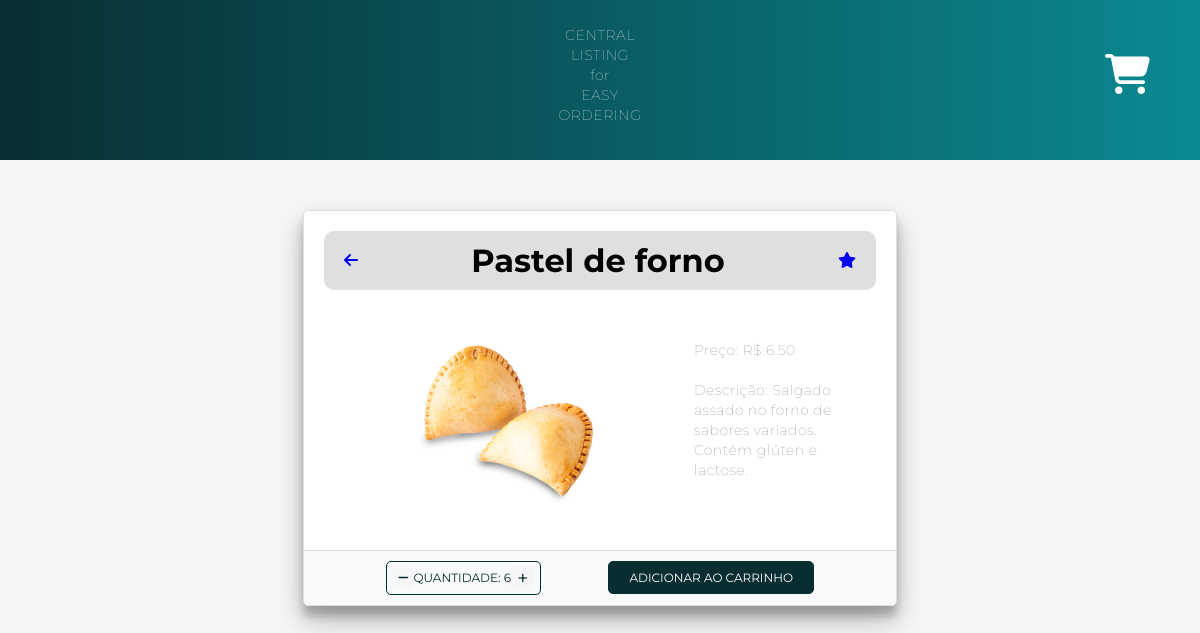
The app's page /product_detail/1/ (signed in), older data.
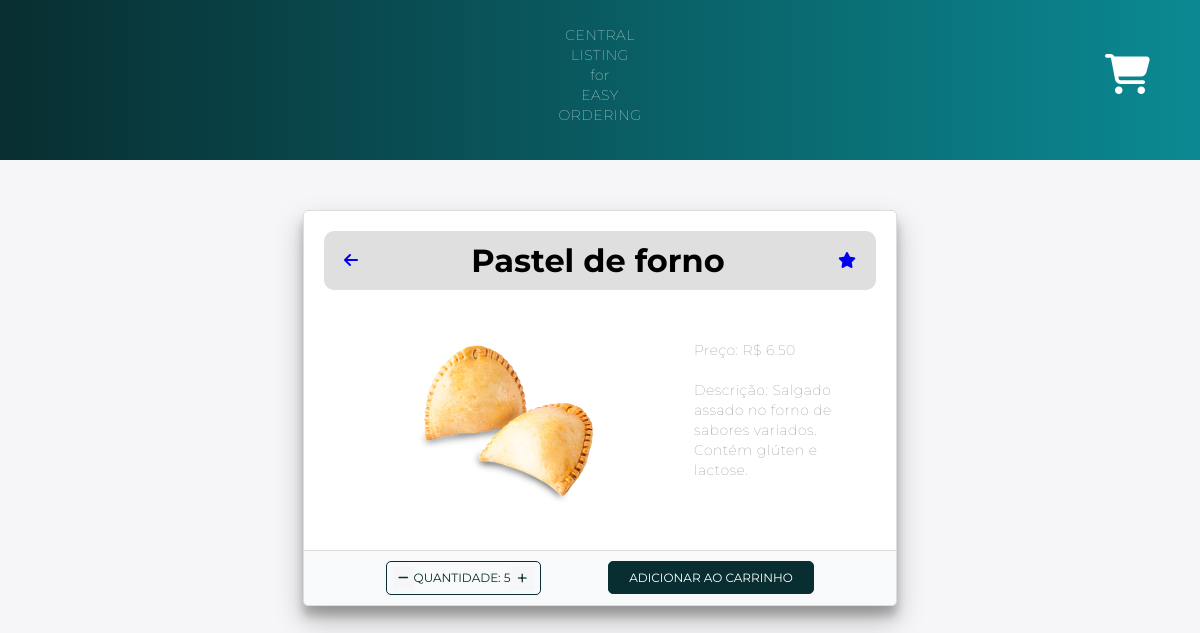
The same page, newer data.
### main/models.py (models this page shows)
class Cart(models.Model):
    user = models.ForeignKey(User, on_delete=models.CASCADE)
    product = models.ForeignKey(FoodProduct, on_delete=models.CASCADE)
    quantity = models.PositiveBigIntegerField(default=1)

### main/views.py (the view)
# urls.py: path('product_detail/<int:product_id>/', views.product_detail_view, name='product_detail'),
@login_required(login_url='login')
def product_detail_view(request, product_id):
    product = get_object_or_404(FoodProduct, id=product_id)
    quant, created = Cart.objects.get_or_create(user=request.user, product=product)
    context = {'product': product, 'quant': quant}
    return render(request, 'product_detail.html', context)

### templates/product_detail.html (shortened to what this page needs)
{% load static %}
<!DOCTYPE html>
<html>
<head>
    <link rel="stylesheet" type="text/css" href="{% static '../static/css/product_detail.css' %}">
    <link rel="stylesheet" href="https://cdnjs.cloudflare.com/ajax/libs/font-awesome/6.4.0/css/all.min.css" />
</head>
<body>
    <nav>
        <p>CENTRAL<br>LISTING<br>for<br>EASY<br>ORDERING</p>
        <div class="cart-icon">
            <a class="fas fa-shopping-cart cart-link" href="{% url 'cart' %}" style="text-decoration:none"></a>
        </div>
    </nav>
    <div class="container">
        <div class="row">
            <div class="col-md-4 mb-4">
                <div class="card h-100">
                    <div class="top-bar">
                        <a href="{% url 'home' %}" class="back-to-home">
                            <i class="fas fa-arrow-left" name="go-back"></i>
                        </a>
                        <h1 class="text-center">{{ product.name }} </h1>
                        <a href="{% url 'cart' %}" style="text-decoration:none">
                            <i class="fa fa-star"></i>
                        </a>
                    </div>
                    <div class="card-body">
                        <div class="card-colunm">
                            <div class="card-img">
                                <img src="{{ product.image.url }}" class="card-img-top" alt="{{ product.name }}">
                            </div>
                            <div class= "card-content">
                                <p class="card-text">Preço: R$ {{ product.price }}</p>
                                <p class="card-text">Descrição: {{ product.description }}</p>
                            </div>
                        </div>
                        <div class="card-footer">
                            <div class="quantity-box btn-counter btn-outline-secondary">
                                <a href="{% url 'decrement_quantity_prod_detail' product.id %}" class="fa-sharp fa-solid fa-minus btn-sm minus-link" style="text-decoration: none" name="decrease"></a>
                                <span>quantidade: {{ quant.quantity }}</span>
                                <a href="{% url 'increment_quantity_prod_detail' product.id %}" class="fa-light fa-plus btn-sm plus-link" style="text-decoration: none" name="increase"></a>
                        </div>
                        <a href="{% url 'add_to_cart_from_detail' product.id %}" class="btn btn-primary" style="text-decoration:none" name="cartAdd">Adicionar ao Carrinho</a>
                    </div>
                    </div>
                </div>
            </div>
        </div>
    </div>
</body>
</html>

Row changes from the older to the newer data that the page shows:
changed Cart: quantity "6" → "5"
